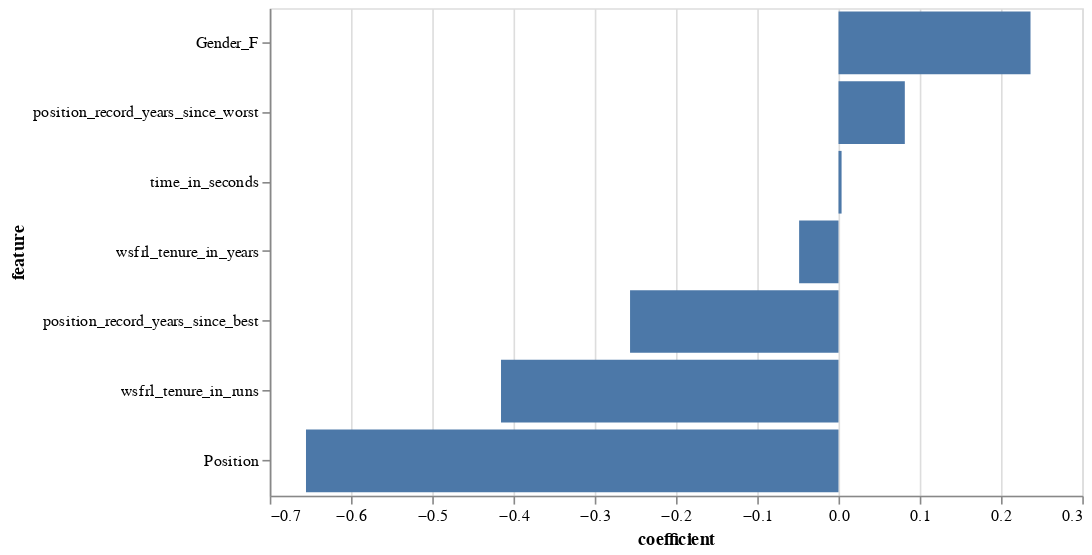

The cell this chart's notebook holds for it:
### Code cell
display_feature_coefficients(logistic_regression_classifier_for_blended_plus, feature_columns)

### Figure 1 — Vega-Lite specification as saved in the notebook (floating-point values rounded to 4 significant figures)
{"config": {"view": {"continuousWidth": 300, "continuousHeight": 300}}, "data": {"name": "data-dbc49bfe9e916182e8fd6311a6d37553"}, "mark": {"type": "bar"}, "encoding": {"x": {"field": "coefficient", "type": "quantitative"}, "y": {"field": "feature", "sort": "-x", "type": "nominal"}}, "height": 300, "width": 500, "$schema": "https://vega.github.io/schema/vega-lite/v5.20.1.json", "datasets": {"data-dbc49bfe9e916182e8fd6311a6d37553": [{"feature": "Gender_F", "coefficient": 0.2363}, {"feature": "position_record_years_since_worst", "coefficient": 0.08162}, {"feature": "time_in_seconds", "coefficient": 0.003784}, {"feature": "wsfrl_tenure_in_years", "coefficient": -0.04846}, {"feature": "position_record_years_since_best", "coefficient": -0.2565}, {"feature": "wsfrl_tenure_in_runs", "coefficient": -0.4154}, {"feature": "Position", "coefficient": -0.6554}]}}
